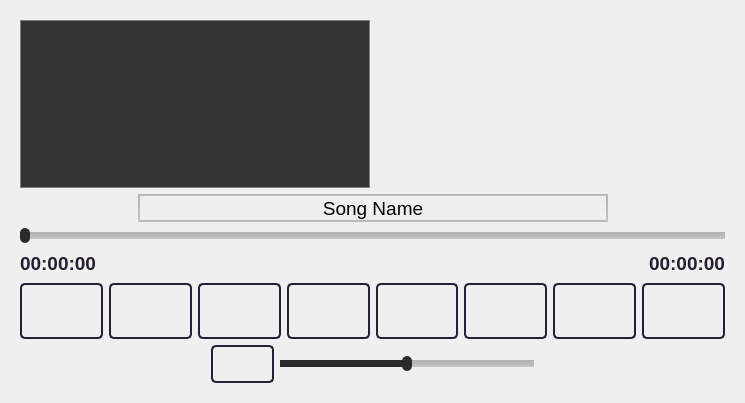
        <widget class="QWidget" name="media_tab">
         <attribute name="icon">
          <iconset resource="resources/icons.qrc">
           <normaloff>:/tabs_icons/icons/tabs_icons/media.png</normaloff>:/tabs_icons/icons/tabs_icons/media.png</iconset>
         </attribute>
         <attribute name="title">
          <string>Media</string>
         </attribute>
         <layout class="QGridLayout" name="gridLayout_5">
          <item row="0" column="0">
           <widget class="QWidget" name="media_player" native="true">
            <layout class="QGridLayout" name="gridLayout_9">
             <item row="0" column="0">
              <layout class="QVBoxLayout" name="verticalLayout_10" stretch="6,1,1,1,2,2">
               <item>
                <layout class="QHBoxLayout" name="horizontalLayout_14" stretch="1,1">
                 <property name="spacing">
                  <number>5</number>
                 </property>
                 <item>
                  <widget class="QListWidget" name="audioselect_list">
                   <property name="sizePolicy">
                    <sizepolicy hsizetype="Preferred" vsizetype="Preferred">
                     <horstretch>0</horstretch>
                     <verstretch>0</verstretch>
                    </sizepolicy>
                   </property>
                   <property name="minimumSize">
                    <size>
                     <width>350</width>
                     <height>140</height>
                    </size>
                   </property>
                   <property name="baseSize">
                    <size>
                     <width>350</width>
                     <height>180</height>
                    </size>
                   </property>
                   <property name="font">
                    <font>
                     <pointsize>14</pointsize>
                    </font>
                   </property>
                   <property name="styleSheet">
                    <string notr="true">QListView
{
    border : none;
    background-color: #343434;
    color: white;
    show-decoration-selected: 1; /* make the selection span the entire width of the view */
    outline: 0;
        border: 1px solid gray;

}

QListView::item:selected:!active
{
    background-color: #308dc6;
    border: none;
    color: rgb(0, 0, 0);

}
</string>
                   </property>
                  </widget>
                 </item>
                 <item>
                  <widget class="QLabel" name="song_cover">
                   <property name="minimumSize">
                    <size>
                     <width>350</width>
                     <height>140</height>
                    </size>
                   </property>
                   <property name="baseSize">
                    <size>
                     <width>350</width>
                     <height>180</height>
                    </size>
                   </property>
                   <property name="text">
                    <string/>
                   </property>
                   <property name="pixmap">
                    <pixmap resource="resources/icons.qrc">:/song_cover/images/default_cover.jpeg</pixmap>
                   </property>
                   <property name="scaledContents">
                    <bool>true</bool>
                   </property>
                  </widget>
                 </item>
                </layout>
               </item>
               <item>
                <layout class="QHBoxLayout" name="horizontalLayout_15" stretch="1,4,1">
                 <property name="spacing">
                  <number>5</number>
                 </property>
                 <item>
                  <spacer name="horizontalSpacer_6">
                   <property name="orientation">
                    <enum>Qt::Horizontal</enum>
                   </property>
                   <property name="sizeHint" stdset="0">
                    <size>
                     <width>40</width>
                     <height>20</height>
                    </size>
                   </property>
                  </spacer>
                 </item>
                 <item>
                  <widget class="QLabel" name="filename">
                   <property name="minimumSize">
                    <size>
                     <width>450</width>
                     <height>25</height>
                    </size>
                   </property>
                   <property name="maximumSize">
                    <size>
                     <width>16777215</width>
                     <height>30</height>
                    </size>
                   </property>
                   <property name="sizeIncrement">
                    <size>
                     <width>0</width>
                     <height>0</height>
                    </size>
                   </property>
                   <property name="font">
                    <font>
                     <pointsize>14</pointsize>
                     <weight>50</weight>
                     <bold>false</bold>
                    </font>
                   </property>
                   <property name="styleSheet">
                    <string notr="true">QLabel
{
	color:2px solid qlineargradient(x1:0, y1:0, x2:0, y2:1, stop:0 #B1B1B1, stop:1 #c4c4c4) ;
	border:2px solid qlineargradient(x1:0, y1:0, x2:0, y2:1, stop:0 #B1B1B1, stop:1 #c4c4c4) ;

}
</string>
                   </property>
                   <property name="frameShape">
                    <enum>QFrame::Panel</enum>
                   </property>
                   <property name="lineWidth">
                    <number>2</number>
                   </property>
                   <property name="text">
                    <string>Song Name</string>
                   </property>
                   <property name="alignment">
                    <set>Qt::AlignCenter</set>
                   </property>
                  </widget>
                 </item>
                 <item>
                  <spacer name="horizontalSpacer_7">
                   <property name="orientation">
                    <enum>Qt::Horizontal</enum>
                   </property>
                   <property name="sizeHint" stdset="0">
                    <size>
                     <width>40</width>
                     <height>20</height>
                    </size>
                   </property>
                  </spacer>
                 </item>
                </layout>
               </item>
               <item>
                <layout class="QHBoxLayout" name="horizontalLayout_16" stretch="10">
                 <item>
                  <widget class="QSlider" name="audio_file_progress_slidebar">
                   <property name="styleSheet">
                    <string notr="true">QSlider::groove:horizontal  {
	border: 1px solid #999999; 
	height: 5px;
}

QSlider::handle:horizontal  {
	background: #2a2a2a; 
	width: 10px;
	margin: -5px -1px;
	border-radius: 5px;
	border: 1px sloid #2a2a2a;
}

QSlider::handle:horizontal  {
	background: #2a2a2a; 
	width: 10px;
	margin: -5px -1px;
	border-radius: 5px;
	border: 1px sloid #2a2a2a;
}

QSlider::handle:horizontal  {
	background: #2a2a2a; 
	width: 10px;
	margin: -5px -1px;
	border-radius: 5px;
	border: 1px sloid #2a2a2a;
}

QSlider::add-page:horizontal  {
	background: qlineargradient(x1:0, y1:0, x2:0, y2:1, stop:0 #B1B1B1, stop:1 #c4c4c4) 
}

QSlider::sub-page:horizontal  {
	background: #2a2a2a;
}

QSlider::handle:horizontal:hover  {
	background: #308dc6; 
	border-color: #308dc6;
}

</string>
                   </property>
                   <property name="minimum">
                    <number>1</number>
                   </property>
                   <property name="maximum">
                    <number>100</number>
                   </property>
                   <property name="orientation">
                    <enum>Qt::Horizontal</enum>
                   </property>
                  </widget>
                 </item>
                </layout>
               </item>
               <item>
                <layout class="QHBoxLayout" name="horizontalLayout_17">
                 <item>
                  <widget class="QLabel" name="label_current_duration">
                   <property name="font">
                    <font>
                     <pointsize>14</pointsize>
                     <weight>75</weight>
                     <bold>true</bold>
                    </font>
                   </property>
                   <property name="styleSheet">
                    <string notr="true">background: transparent;
color: rgb(36, 31, 49);

</string>
                   </property>
                   <property name="text">
                    <string>00:00:00</string>
                   </property>
                  </widget>
                 </item>
                 <item>
                  <spacer name="horizontalSpacer_10">
                   <property name="orientation">
                    <enum>Qt::Horizontal</enum>
                   </property>
                   <property name="sizeHint" stdset="0">
                    <size>
                     <width>40</width>
                     <height>20</height>
                    </size>
                   </property>
                  </spacer>
                 </item>
                 <item>
                  <widget class="QLabel" name="label_total_time">
                   <property name="font">
                    <font>
                     <pointsize>14</pointsize>
                     <weight>75</weight>
                     <bold>true</bold>
                    </font>
                   </property>
                   <property name="styleSheet">
                    <string notr="true">background: transparent;
color: rgb(36, 31, 49);
</string>
                   </property>
                   <property name="text">
                    <string>00:00:00</string>
                   </property>
                  </widget>
                 </item>
                </layout>
               </item>
               <item>
                <layout class="QHBoxLayout" name="horizontalLayout_18">
                 <item>
                  <widget class="QPushButton" name="shuffle_button">
                   <property name="sizePolicy">
                    <sizepolicy hsizetype="Preferred" vsizetype="Preferred">
                     <horstretch>0</horstretch>
                     <verstretch>0</verstretch>
                    </sizepolicy>
                   </property>
                   <property name="styleSheet">
                    <string notr="true">QPushButton {
    border-radius: 5px;  /* Makes the button rounded */
    padding: 10px;
border: 2px solid #241f31;
}

QPushButton:pressed {
background-color: #E9EFF4;
}
</string>
                   </property>
                   <property name="text">
                    <string/>
                   </property>
                   <property name="icon">
                    <iconset resource="resources/icons.qrc">
                     <normaloff>:/mediaplayer/icons/mediaplayer/shuffle_enabled.png</normaloff>:/mediaplayer/icons/mediaplayer/shuffle_enabled.png</iconset>
                   </property>
                   <property name="iconSize">
                    <size>
                     <width>50</width>
                     <height>50</height>
                    </size>
                   </property>
                  </widget>
                 </item>
                 <item>
                  <widget class="QPushButton" name="previous_button">
                   <property name="sizePolicy">
                    <sizepolicy hsizetype="Preferred" vsizetype="Preferred">
                     <horstretch>0</horstretch>
                     <verstretch>0</verstretch>
                    </sizepolicy>
                   </property>
                   <property name="styleSheet">
                    <string notr="true">QPushButton {
    border-radius: 5px;  /* Makes the button rounded */
    padding: 10px;
border: 2px solid #241f31;
}

QPushButton:pressed {
background-color: #E9EFF4;
}
</string>
                   </property>
                   <property name="text">
                    <string/>
                   </property>
                   <property name="icon">
                    <iconset resource="resources/icons.qrc">
                     <normaloff>:/mediaplayer/icons/mediaplayer/previous.png</normaloff>:/mediaplayer/icons/mediaplayer/previous.png</iconset>
                   </property>
                   <property name="iconSize">
                    <size>
                     <width>50</width>
                     <height>50</height>
                    </size>
                   </property>
                  </widget>
                 </item>
                 <item>
                  <widget class="QPushButton" name="rewind_button">
                   <property name="sizePolicy">
                    <sizepolicy hsizetype="Preferred" vsizetype="Preferred">
                     <horstretch>0</horstretch>
                     <verstretch>0</verstretch>
                    </sizepolicy>
                   </property>
                   <property name="styleSheet">
                    <string notr="true">QPushButton {
    border-radius: 5px;  /* Makes the button rounded */
    padding: 10px;
border: 2px solid #241f31;
}

QPushButton:pressed {
background-color: #E9EFF4;
}
</string>
                   </property>
                   <property name="text">
                    <string/>
                   </property>
                   <property name="icon">
                    <iconset resource="resources/icons.qrc">
                     <normaloff>:/mediaplayer/icons/mediaplayer/rewind.png</normaloff>:/mediaplayer/icons/mediaplayer/rewind.png</iconset>
                   </property>
                   <property name="iconSize">
                    <size>
                     <width>50</width>
                     <height>50</height>
                    </size>
                   </property>
                  </widget>
                 </item>
                 <item>
                  <widget class="QPushButton" name="stop_button">
                   <property name="sizePolicy">
                    <sizepolicy hsizetype="Preferred" vsizetype="Preferred">
                     <horstretch>0</horstretch>
                     <verstretch>0</verstretch>
                    </sizepolicy>
                   </property>
                   <property name="styleSheet">
                    <string notr="true">QPushButton {
    border-radius: 5px;  /* Makes the button rounded */
    padding: 10px;
border: 2px solid #241f31;
}

QPushButton:pressed {
background-color: #E9EFF4;
}
</string>
                   </property>
                   <property name="text">
                    <string/>
                   </property>
                   <property name="icon">
                    <iconset resource="resources/icons.qrc">
                     <normaloff>:/mediaplayer/icons/mediaplayer/stop.png</normaloff>:/mediaplayer/icons/mediaplayer/stop.png</iconset>
                   </property>
                   <property name="iconSize">
                    <size>
                     <width>50</width>
                     <height>50</height>
                    </size>
                   </property>
                  </widget>
                 </item>
                 <item>
                  <widget class="QPushButton" name="playpause_button">
                   <property name="sizePolicy">
                    <sizepolicy hsizetype="Preferred" vsizetype="Preferred">
                     <horstretch>0</horstretch>
                     <verstretch>0</verstretch>
                    </sizepolicy>
                   </property>
                   <property name="styleSheet">
                    <string notr="true">QPushButton {
    border-radius: 5px;  /* Makes the button rounded */
    padding: 10px;
border: 2px solid #241f31;
}

QPushButton:pressed {
background-color: #E9EFF4;
}
</string>
                   </property>
                   <property name="text">
                    <string/>
                   </property>
                   <property name="icon">
                    <iconset resource="resources/icons.qrc">
                     <normaloff>:/mediaplayer/icons/mediaplayer/play.png</normaloff>:/mediaplayer/icons/mediaplayer/play.png</iconset>
                   </property>
                   <property name="iconSize">
                    <size>
                     <width>50</width>
                     <height>50</height>
                    </size>
                   </property>
                  </widget>
                 </item>
                 <item>
                  <widget class="QPushButton" name="forward_button">
                   <property name="sizePolicy">
                    <sizepolicy hsizetype="Preferred" vsizetype="Preferred">
                     <horstretch>0</horstretch>
                     <verstretch>0</verstretch>
                    </sizepolicy>
                   </property>
                   <property name="styleSheet">
                    <string notr="true">QPushButton {
    border-radius: 5px;  /* Makes the button rounded */
    padding: 10px;
border: 2px solid #241f31;
}

QPushButton:pressed {
background-color: #E9EFF4;
}
</string>
                   </property>
                   <property name="text">
                    <string/>
                   </property>
                   <property name="icon">
                    <iconset resource="resources/icons.qrc">
                     <normaloff>:/mediaplayer/icons/mediaplayer/forward.png</normaloff>:/mediaplayer/icons/mediaplayer/forward.png</iconset>
                   </property>
                   <property name="iconSize">
                    <size>
                     <width>50</width>
                     <height>50</height>
                    </size>
                   </property>
                  </widget>
                 </item>
                 <item>
                  <widget class="QPushButton" name="next_button">
                   <property name="sizePolicy">
                    <sizepolicy hsizetype="Preferred" vsizetype="Preferred">
                     <horstretch>0</horstretch>
                     <verstretch>0</verstretch>
                    </sizepolicy>
                   </property>
                   <property name="styleSheet">
                    <string notr="true">QPushButton {
    border-radius: 5px;  /* Makes the button rounded */
    padding: 10px;
border: 2px solid #241f31;
}

QPushButton:pressed {
background-color: #E9EFF4;
}
</string>
                   </property>
                   <property name="text">
                    <string/>
                   </property>
                   <property name="icon">
                    <iconset resource="resources/icons.qrc">
                     <normaloff>:/mediaplayer/icons/mediaplayer/next.png</normaloff>:/mediaplayer/icons/mediaplayer/next.png</iconset>
                   </property>
                   <property name="iconSize">
                    <size>
                     <width>50</width>
                     <height>50</height>
                    </size>
                   </property>
                  </widget>
                 </item>
                 <item>
                  <widget class="QPushButton" name="repeat_button">
                   <property name="sizePolicy">
                    <sizepolicy hsizetype="Preferred" vsizetype="Preferred">
                     <horstretch>0</horstretch>
                     <verstretch>0</verstretch>
                    </sizepolicy>
                   </property>
                   <property name="styleSheet">
                    <string notr="true">QPushButton {
    border-radius: 5px;  /* Makes the button rounded */
    padding: 10px;
border: 2px solid #241f31;
}

QPushButton:pressed {
background-color: #E9EFF4;
}
</string>
                   </property>
                   <property name="text">
                    <string/>
                   </property>
                   <property name="icon">
                    <iconset resource="resources/icons.qrc">
                     <normaloff>:/mediaplayer/icons/mediaplayer/repeat_disabled.png</normaloff>:/mediaplayer/icons/mediaplayer/repeat_disabled.png</iconset>
                   </property>
                   <property name="iconSize">
                    <size>
                     <width>50</width>
                     <height>50</height>
                    </size>
                   </property>
                  </widget>
                 </item>
                </layout>
               </item>
               <item>
                <layout class="QHBoxLayout" name="horizontalLayout_19" stretch="3,1,4,3">
                 <item>
                  <spacer name="horizontalSpacer_9">
                   <property name="orientation">
                    <enum>Qt::Horizontal</enum>
                   </property>
                   <property name="sizeHint" stdset="0">
                    <size>
                     <width>40</width>
                     <height>20</height>
                    </size>
                   </property>
                  </spacer>
                 </item>
                 <item>
                  <widget class="QPushButton" name="mute_unmute_button">
                   <property name="sizePolicy">
                    <sizepolicy hsizetype="Preferred" vsizetype="Preferred">
                     <horstretch>0</horstretch>
                     <verstretch>0</verstretch>
                    </sizepolicy>
                   </property>
                   <property name="styleSheet">
                    <string notr="true">QPushButton {
    border-radius: 5px;  /* Makes the button rounded */
    padding: 10px;
border: 2px solid #241f31;
}

QPushButton:pressed {
background-color: #E9EFF4;
}
</string>
                   </property>
                   <property name="text">
                    <string/>
                   </property>
                   <property name="icon">
                    <iconset resource="resources/icons.qrc">
                     <normaloff>:/mediaplayer/icons/mediaplayer/unmute.png</normaloff>:/mediaplayer/icons/mediaplayer/unmute.png</iconset>
                   </property>
                   <property name="iconSize">
                    <size>
                     <width>40</width>
                     <height>40</height>
                    </size>
                   </property>
                  </widget>
                 </item>
                 <item>
                  <widget class="QSlider" name="volume_slider">
                   <property name="sizePolicy">
                    <sizepolicy hsizetype="Preferred" vsizetype="Fixed">
                     <horstretch>0</horstretch>
                     <verstretch>0</verstretch>
                    </sizepolicy>
                   </property>
                   <property name="styleSheet">
                    <string notr="true">QSlider::groove:horizontal  {
	border: 1px solid #999999; 
	height: 5px;
}

QSlider::handle:horizontal  {
	background: #2a2a2a; 
	width: 10px;
	margin: -5px -1px;
	border-radius: 5px;
	border: 1px sloid #2a2a2a;
}

QSlider::handle:horizontal  {
	background: #2a2a2a; 
	width: 10px;
	margin: -5px -1px;
	border-radius: 5px;
	border: 1px sloid #2a2a2a;
}

QSlider::handle:horizontal  {
	background: #2a2a2a; 
	width: 10px;
	margin: -5px -1px;
	border-radius: 5px;
	border: 1px sloid #2a2a2a;
}

QSlider::add-page:horizontal  {
	background: qlineargradient(x1:0, y1:0, x2:0, y2:1, stop:0 #B1B1B1, stop:1 #c4c4c4) 
}

QSlider::sub-page:horizontal  {
	background: #2a2a2a;
}

QSlider::handle:horizontal:hover  {
	background: #308dc6; 
	border-color: #308dc6;
}
</string>
                   </property>
                   <property name="minimum">
                    <number>0</number>
                   </property>
                   <property name="maximum">
                    <number>100</number>
                   </property>
                   <property name="sliderPosition">
                    <number>50</number>
                   </property>
                   <property name="orientation">
                    <enum>Qt::Horizontal</enum>
                   </property>
                  </widget>
                 </item>
                 <item>
                  <spacer name="horizontalSpacer_8">
                   <property name="orientation">
                    <enum>Qt::Horizontal</enum>
                   </property>
                   <property name="sizeHint" stdset="0">
                    <size>
                     <width>40</width>
                     <height>20</height>
                    </size>
                   </property>
                  </spacer>
                 </item>
                </layout>
               </item>
              </layout>
             </item>
            </layout>
           </widget>
          </item>
         </layout>
        </widget>
